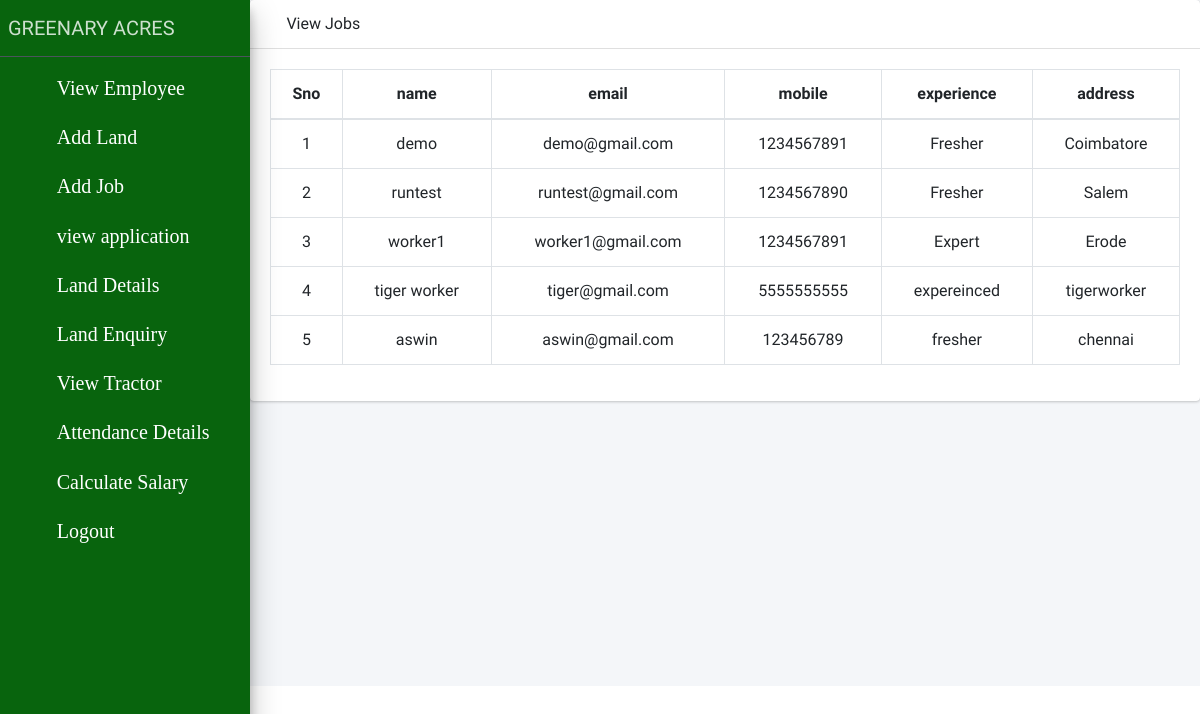
The page /employee/ (signed in) on the database its author committed.
### app/models.py (models this page shows, shortened)
class Worker_Detail(models.Model):
	name = models.CharField(max_length=50)
	email = models.EmailField(max_length=100)
	mobile = models.CharField(max_length=20)
	username = models.CharField(max_length=50)
	password = models.CharField(max_length=50)
	experience = models.CharField(max_length=50)
	address = models.TextField(max_length=100)
	user_type = models.CharField(max_length=30,default='worker')

### app/views.py (the view)
# urls.py: path('employee/', views.employee,name="employee"),
def employee(request):
	if 'farmer' in request.session:
		user_id = request.session['farmer_id']
		detail = Worker_Detail.objects.all()
		return render(request,'jobs.html',{'detail':detail})
	else:
		return render(request,'farmer_login.html',{})

### app/templates/jobs.html
{% include 'user_header.html' %}
<div class="card mb-3">
          <div class="card-header">
            <i class="fas fa-table"></i>
            View Jobs</div>
          <div class="card-body">
            <div class="table-responsive">
              <table class="table table-bordered" id="dataTable" width="100%" cellspacing="0">
                <thead>
                  <tr>
                    <th>Sno</th>
                    <th>name</th>
					<th>email</th>
					 <th>mobile</th>
					          <th>experience</th>
                    <th>address</th>
                  </tr>
                </thead>
                <tbody>
				{% for i in detail %}
				<tr style="text-align:center;">
					<td>{{forloop.counter}}</td>
					<td>{{i.name}}</td>
					<td>{{i.email}}</td>
					<td>{{i.mobile}}</td>
					<td>{{i.experience}}</td>
					<td>{{i.address}}</td>
				</tr>
				{% empty %}
                        <tr>
                            <td colspan="8" class="text-center bg-primary">No Jobs</td>
                        </tr>
				{% endfor %}
                </tbody>
              </table>
            </div>
          </div>
</div>

### app/templates/user_header.html (style rules this page uses)
th,tr { text-align: center; }

### rows shown on the page
Worker_Detail: name "demo", email "demo@gmail.com", mobile "1234567891", experience "Fresher", address "Coimbatore"
Worker_Detail: name "runtest", email "runtest@gmail.com", mobile "1234567890", experience "Fresher", address "Salem"
Worker_Detail: name "worker1", email "worker1@gmail.com", mobile "1234567891", experience "Expert", address "Erode"
Worker_Detail: name "tiger worker", email "tiger@gmail.com", mobile "5555555555", experience "expereinced", address "tigerworker"
Worker_Detail: name "aswin", email "aswin@gmail.com", mobile "123456789", experience "fresher", address "chennai"
